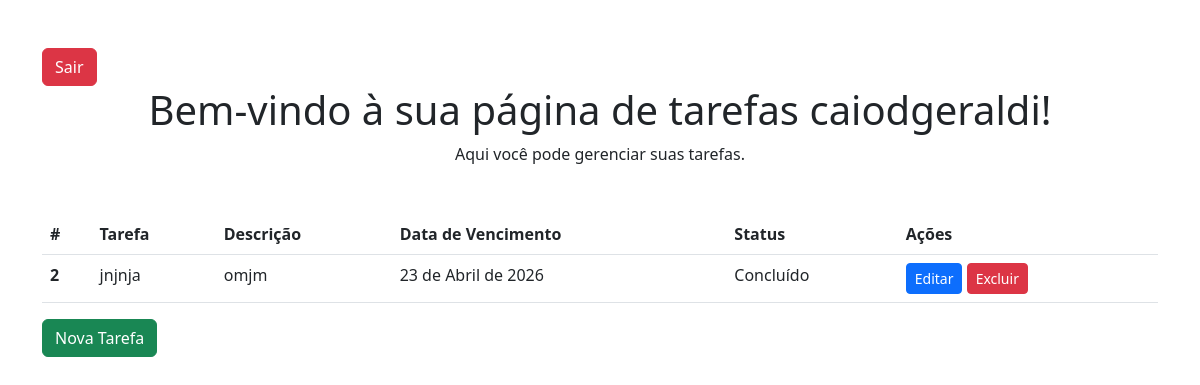
The app's page / (signed in) with its own data.
### task/models.py (models this page shows, shortened)
class Tarefa(models.Model):
    titulo = models.CharField(
        max_length=30, null=False, blank=False
    )
    descricao = models.CharField(
        max_length=500,
        null=False,
        blank=False
    )
    data = models.DateField()
    status = models.BooleanField()
    usuario = models.ForeignKey(
        settings.AUTH_USER_MODEL,
        on_delete= models.CASCADE,
        related_name='tarefas',
    )

### task/views.py (the view)
# urls.py: path('', task_list, name='index'),
@login_required
def task_list(request):
    tarefas = Tarefa.objects.filter(usuario = request.user)
    return render(request, 'task/tasks.html', {'tarefas':tarefas})

### templates/task/tasks.html (shortened to what this page needs)
{% load static %}
<!DOCTYPE html>
<html>
<head>
    <link rel="stylesheet" href="{% static 'task/styles/tasks.style.css' %}">
    <link href="https://cdn.jsdelivr.net/npm/bootstrap@5.3.0/dist/css/bootstrap.min.css" rel="stylesheet">
</head>
<body>
    <div class="container mt-5">
        <form method="post" action="{% url 'logout' %}">
            <button class="btn btn-danger">Sair</button>
        </form>
        <h1 class="text-center">Bem-vindo à sua página de tarefas {{ request.user.username}}!</h1>
        <p class="text-center">Aqui você pode gerenciar suas tarefas.</p>
        <table class="table mt-5">
            <thead>
                <tr>
                    <th scope="col">#</th>
                    <th scope="col">Tarefa</th>
                    <th scope="col">Descrição</th>
                    <th scope="col">Data de Vencimento</th>
                    <th scope="col">Status</th>
                    <th scope="col">Ações</th>
                </tr>
            </thead>
            <tbody>
                {% for tarefa in tarefas %}
                <tr>
                    <th scope="row">{{ tarefa.id }}</th>
                    <td>{{ tarefa.titulo }}</td>
                    <td>{{ tarefa.descricao }}</td>
                    <td>{{ tarefa.data }}</td>
                    <td>{% if tarefa.status %} Concluído {% else %} Pendente {% endif %}</td>
                    <td>
                        <button type="button" class="btn btn-primary btn-sm" data-bs-toggle="modal"
                            data-bs-target="#editModal{{ tarefa.id }}">
                            Editar
                        </button>
                        <button type="button" class="btn btn-danger btn-sm" data-bs-toggle="modal"
                            data-bs-target="#deleteModal{{ tarefa.id }}">
                            Excluir
                        </button>
                    </td>
                </tr>
                {% endfor %}
            </tbody>
        </table>
        <button type="button" class="btn btn-success" data-bs-toggle="modal" data-bs-target="#createModal">
            Nova Tarefa
        </button>
    </div>
</body>
</html>

### records on screen
Tarefa: id "2", titulo "jnjnja", descricao "omjm", data "23 de Abril de 2026", status "Concluído"

### other values on screen
{{ request.user.username }} "caiodgeraldi"
